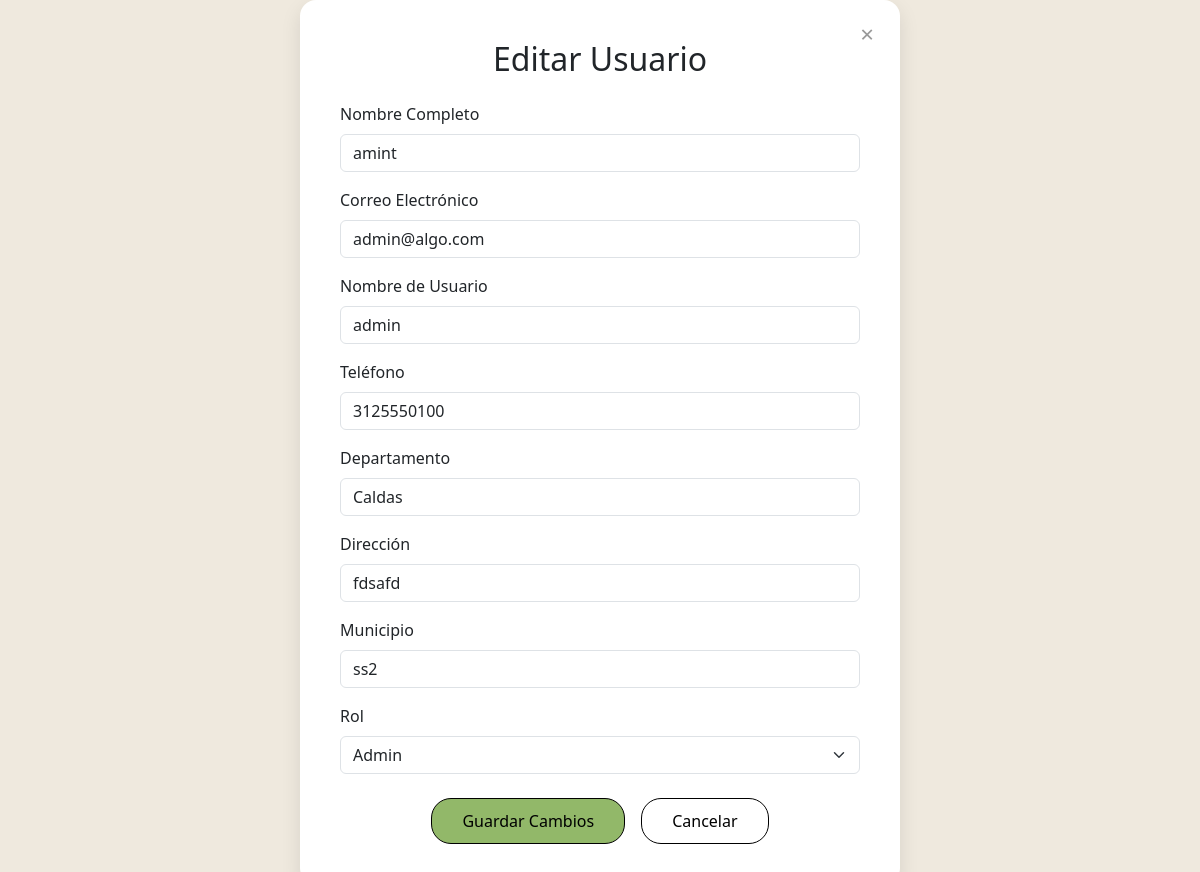
Page /editar_usuario/28/ on the committed database.
### merkachecheres/models.py (models this page shows, shortened)
class Usuario(models.Model):
    full_name = models.CharField(max_length=255)
    email = models.EmailField(unique=True)
    username = models.CharField(max_length=150, unique=True)
    password = models.CharField(max_length=128, blank=True, null=True)
    telefono = models.CharField(max_length=15, default="Sin teléfono")  # Valor por defecto
    departamento = models.CharField(max_length=100, default="Sin departamento")  # Valor por defecto
    direccion = models.CharField(max_length=255, default="Sin dirección")  # Valor por defecto
    municipio = models.CharField(max_length=100, default="Sin municipio")  # Valor por defecto
    foto_perfil = models.ImageField(
        upload_to='usuarios/perfiles',
        validators=[validar_extension_imagen],
        blank=True,
        null=True,
        verbose_name="Ruta de la imagen de perfil"
    )  #
    ROLES = (
        (1, "Admin"),
        (2, "Cliente"),
        (3, "Vendedor")
    )
    rol = models.IntegerField(choices=ROLES, default=2)

### merkachecheres/views.py (the view, shortened to what this page needs)
# urls.py: path('editar_usuario/<int:usuario_id>/', views.editar_usuario, name='editar_usuario'),
def editar_usuario(request, usuario_id):
    try:
        usuario = Usuario.objects.get(id=usuario_id)
        return render(request, 'editar_usuario.html', {'usuario': usuario})
    except Usuario.DoesNotExist:
        messages.error(request, "El usuario no existe.")
        return redirect('admin_dashboard')

### merkachecheres/templates/editar_usuario.html (shortened to what this page needs)
{% load static %}
<!DOCTYPE html>
<html lang="es">
<head>
    <link href="https://cdn.jsdelivr.net/npm/bootstrap@5.3.0-alpha3/dist/css/bootstrap.min.css" rel="stylesheet">
    <link rel="stylesheet" href="{% static 'css/editar.css' %}">
</head>
<body>
    <div class="form-container">
        <button class="close-btn" onclick="window.location.href='{% url 'admin_dashboard' %}'">&times;</button>
        <h2 class="mb-4 text-center">Editar Usuario</h2>
        <form method="POST">
            <div class="mb-3">
                <label for="full_name" class="form-label">Nombre Completo</label>
                <input type="text" id="full_name" name="full_name" class="form-control" value="{{ usuario.full_name }}" required>
            </div>
            <div class="mb-3">
                <label for="email" class="form-label">Correo Electrónico</label>
                <input type="email" id="email" name="email" class="form-control" value="{{ usuario.email }}" required>
            </div>
            <div class="mb-3">
                <label for="username" class="form-label">Nombre de Usuario</label>
                <input type="text" id="username" name="username" class="form-control" value="{{ usuario.username }}" required>
            </div>
            <div class="mb-3">
                <label for="telefono" class="form-label">Teléfono</label>
                <input type="text" id="telefono" name="telefono" class="form-control" value="{{ usuario.telefono }}" required>
            </div>
            <div class="mb-3">
                <label for="departamento" class="form-label">Departamento</label>
                <input type="text" id="departamento" name="departamento" class="form-control" value="{{ usuario.departamento }}" required>
            </div>
            <div class="mb-3">
                <label for="direccion" class="form-label">Dirección</label>
                <input type="text" id="direccion" name="direccion" class="form-control" value="{{ usuario.direccion }}" required>
            </div>
            <div class="mb-3">
                <label for="municipio" class="form-label">Municipio</label>
                <input type="text" id="municipio" name="municipio" class="form-control" value="{{ usuario.municipio }}" required>
            </div>
            <div class="mb-4">
                <label for="rol" class="form-label">Rol</label>
                <select id="rol" name="rol" class="form-select">
                    <option value="1" {% if usuario.rol == 1 %}selected{% endif %}>Admin</option>
                </select>
            </div>
            <div class="btn-group-custom">
                <button type="submit" class="btn btn-primary">Guardar Cambios</button>
                <button type="button" class="btn btn-secondary" onclick="window.location.href='{% url 'admin_dashboard' %}'">Cancelar</button>
            </div>
        </form>
    </div>
</body>
</html>

### merkachecheres/static/css/editar.css (style rules this page uses)
body { background: #EFE9DE; min-height: 100vh; display: flex; justify-content: center; align-items: center; }
.form-container { background-color: #ffffff; padding: 2.5rem; border-radius: 1rem; box-shadow: 0 8px 20px rgba(0, 0, 0, 0.1); width: 100%; max-width: 600px; position: relative; }
.close-btn { position: absolute; top: 15px; right: 20px; background: none; border: none; font-size: 1.5rem; color: #999; cursor: pointer; transition: color 0.3s ease; }
.btn.btn-primary { background-color: #92b869; color: #000; border-color: #000; border-radius: 20px; padding: 10px 30px; }
.btn.btn-secondary { background-color: transparent; color: #000; border-color: #000; border-radius: 20px; padding: 10px 30px; }
.btn-group-custom { display: flex; justify-content: center; gap: 1rem; }

### rows in the picture
Usuario: full_name "amint", email "admin@algo.com", username "admin", telefono "3125550100", departamento "Caldas", direccion "fdsafd", municipio "ss2", rol "Admin"
